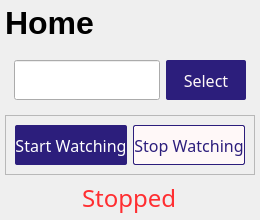
         <widget class="QWidget" name="home_page">
          <layout class="QVBoxLayout" name="verticalLayout_5">
           <property name="leftMargin">
            <number>5</number>
           </property>
           <property name="topMargin">
            <number>5</number>
           </property>
           <property name="rightMargin">
            <number>5</number>
           </property>
           <property name="bottomMargin">
            <number>5</number>
           </property>
           <item>
            <widget class="QFrame" name="frame">
             <property name="font">
              <font>
               <family>JetBrainsMono Nerd Font Propo</family>
               <pointsize>16</pointsize>
              </font>
             </property>
             <layout class="QVBoxLayout" name="verticalLayout_6">
              <property name="leftMargin">
               <number>0</number>
              </property>
              <property name="topMargin">
               <number>0</number>
              </property>
              <property name="rightMargin">
               <number>0</number>
              </property>
              <property name="bottomMargin">
               <number>0</number>
              </property>
              <item>
               <widget class="QLabel" name="label_2">
                <property name="minimumSize">
                 <size>
                  <width>0</width>
                  <height>40</height>
                 </size>
                </property>
                <property name="maximumSize">
                 <size>
                  <width>120</width>
                  <height>50</height>
                 </size>
                </property>
                <property name="baseSize">
                 <size>
                  <width>0</width>
                  <height>300</height>
                 </size>
                </property>
                <property name="font">
                 <font>
                  <family>MS Shell Dlg 2</family>
                  <pointsize>24</pointsize>
                  <weight>75</weight>
                  <bold>true</bold>
                 </font>
                </property>
                <property name="styleSheet">
                 <string notr="true">color: rgb(0, 0, 0);</string>
                </property>
                <property name="text">
                 <string>Home</string>
                </property>
                <property name="alignment">
                 <set>Qt::AlignLeading|Qt::AlignLeft|Qt::AlignTop</set>
                </property>
               </widget>
              </item>
              <item>
               <widget class="QFrame" name="frame_2">
                <property name="maximumSize">
                 <size>
                  <width>16777215</width>
                  <height>80</height>
                 </size>
                </property>
                <layout class="QHBoxLayout" name="horizontalLayout_2">
                 <item>
                  <widget class="QLineEdit" name="edit_watch_folder">
                   <property name="minimumSize">
                    <size>
                     <width>0</width>
                     <height>40</height>
                    </size>
                   </property>
                   <property name="font">
                    <font>
                     <family>MS Shell Dlg 2</family>
                     <pointsize>12</pointsize>
                    </font>
                   </property>
                   <property name="styleSheet">
                    <string notr="true">color: rgb(255, 255, 255);</string>
                   </property>
                   <property name="text">
                    <string/>
                   </property>
                  </widget>
                 </item>
                 <item>
                  <widget class="QPushButton" name="btn_file_chooser">
                   <property name="minimumSize">
                    <size>
                     <width>80</width>
                     <height>40</height>
                    </size>
                   </property>
                   <property name="font">
                    <font>
                     <family>Poppins Medium</family>
                     <pointsize>12</pointsize>
                     <weight>50</weight>
                     <bold>false</bold>
                    </font>
                   </property>
                   <property name="cursor">
                    <cursorShape>PointingHandCursor</cursorShape>
                   </property>
                   <property name="styleSheet">
                    <string notr="true">QPushButton{color: rgb(255, 248, 248);
background-color: rgb(44, 30, 124);
border-radius: 2px;
}
</string>
                   </property>
                   <property name="text">
                    <string>Select</string>
                   </property>
                  </widget>
                 </item>
                </layout>
               </widget>
              </item>
              <item>
               <widget class="QFrame" name="frame_3">
                <property name="maximumSize">
                 <size>
                  <width>16777215</width>
                  <height>80</height>
                 </size>
                </property>
                <property name="frameShape">
                 <enum>QFrame::StyledPanel</enum>
                </property>
                <property name="frameShadow">
                 <enum>QFrame::Raised</enum>
                </property>
                <layout class="QHBoxLayout" name="horizontalLayout_3">
                 <item>
                  <widget class="QPushButton" name="btn_start">
                   <property name="minimumSize">
                    <size>
                     <width>80</width>
                     <height>40</height>
                    </size>
                   </property>
                   <property name="font">
                    <font>
                     <family>Poppins Medium</family>
                     <pointsize>12</pointsize>
                     <weight>50</weight>
                     <bold>false</bold>
                     <kerning>false</kerning>
                    </font>
                   </property>
                   <property name="cursor">
                    <cursorShape>PointingHandCursor</cursorShape>
                   </property>
                   <property name="styleSheet">
                    <string notr="true">QPushButton{
	color: rgb(255, 255, 255);
background-color: rgb(44, 30, 124);
border-radius: 2px;
}</string>
                   </property>
                   <property name="text">
                    <string>Start Watching</string>
                   </property>
                  </widget>
                 </item>
                 <item>
                  <widget class="QPushButton" name="btn_stop">
                   <property name="enabled">
                    <bool>false</bool>
                   </property>
                   <property name="minimumSize">
                    <size>
                     <width>80</width>
                     <height>40</height>
                    </size>
                   </property>
                   <property name="font">
                    <font>
                     <family>Poppins Medium</family>
                     <pointsize>12</pointsize>
                     <weight>50</weight>
                     <bold>false</bold>
                     <stylestrategy>PreferDefault</stylestrategy>
                     <kerning>false</kerning>
                    </font>
                   </property>
                   <property name="cursor">
                    <cursorShape>PointingHandCursor</cursorShape>
                   </property>
                   <property name="autoFillBackground">
                    <bool>false</bool>
                   </property>
                   <property name="styleSheet">
                    <string notr="true">QPushButton{
background-color: rgb(255, 248, 248);
color: rgb(44, 30, 124);
border-radius: 2px;
border-style: solid;
border-width: 1px;
}</string>
                   </property>
                   <property name="text">
                    <string>Stop Watching</string>
                   </property>
                  </widget>
                 </item>
                </layout>
               </widget>
              </item>
              <item alignment="Qt::AlignHCenter">
               <widget class="QLabel" name="label_watch">
                <property name="maximumSize">
                 <size>
                  <width>16777215</width>
                  <height>60</height>
                 </size>
                </property>
                <property name="font">
                 <font>
                  <family>Poppins</family>
                  <pointsize>18</pointsize>
                  <italic>false</italic>
                 </font>
                </property>
                <property name="styleSheet">
                 <string notr="true">color:rgb(255, 46, 49);</string>
                </property>
                <property name="text">
                 <string>Stopped</string>
                </property>
               </widget>
              </item>
             </layout>
            </widget>
           </item>
          </layout>
         </widget>
